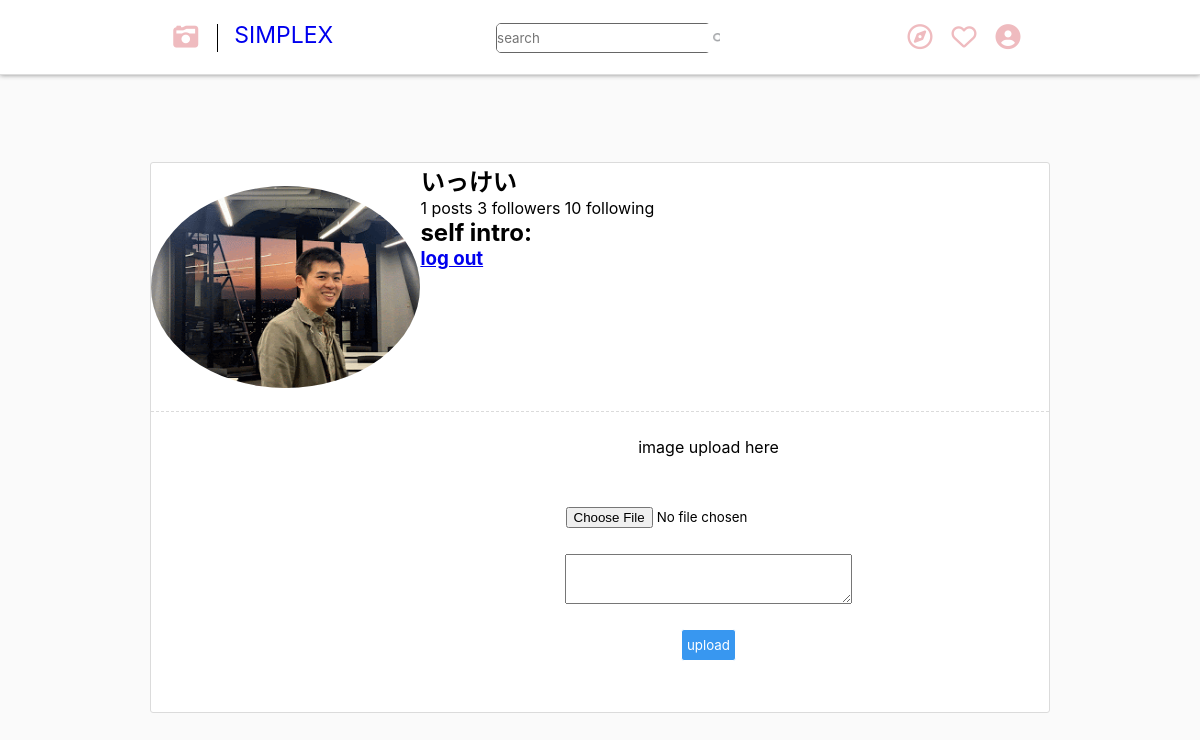
Page /user.php?uid=12 (signed in) on the committed database.
### tables this page shows
CREATE TABLE IF NOT EXISTS `users` (
  `uid` int NOT NULL AUTO_INCREMENT,
  `name` varchar(50) NOT NULL,
  `password` varchar(50) NOT NULL,
  `picture` varchar(255) NOT NULL DEFAULT '123.jpg',
  `self_intro` varchar(255) DEFAULT NULL,
  `add_time` timestamp NOT NULL DEFAULT CURRENT_TIMESTAMP,
  `update_time` timestamp NOT NULL DEFAULT CURRENT_TIMESTAMP ON UPDATE CURRENT_TIMESTAMP,
  PRIMARY KEY (`uid`)
);

### user.php (the view, shortened to what this page needs)
<?php require_once "./system/common_admin.php";?>
<?php
$whitelist = array("send", "text", "uid");
$request = whitelist($whitelist);
?>
<?php
try {
    $stmt = $db -> prepare("SELECT * FROM users WHERE uid= ?");
    $stmt -> execute([$request['uid']]);
    $row_user = $stmt -> fetch();
} catch (PDOException $e) {
    exit("ログイン処理に失敗しました");
}
$Rows_posts = $db->prepare("SELECT * FROM posts WHERE status = 1 AND uid = ? ORDER BY post_time DESC");
$Rows_posts->execute(array($request['uid']));
$rows_posts = $Rows_posts->fetchAll();
?>
<?php
  $stmt = $db -> prepare("SELECT COUNT(*) FROM followed WHERE uid= ?");
  $stmt -> execute([$request['uid']]);
  $followCount = $stmt -> fetchColumn();
  $stmt = $db -> prepare("SELECT COUNT(*) FROM followed WHERE followed_uid= ?");
  $stmt -> execute([$request['uid']]);
  $followByCount = $stmt -> fetchColumn();
?>
<!DOCTYPE html>
<html lang="en">
<head>
  <link rel="stylesheet" href="css/commen.css" />
  <link rel="stylesheet" href="css/user.css" />
</head>
<body>
  <div class="wrap">
    <nav>
    </nav>
    <main>
      <div class="mainbox flexbox">
        <div class="box">
          <section class="icon">
            <img src="./images/user/<?=$row_user['picture'];?>" alt="">
          </section>
          <section class="text flexbox">
            <h1><?=$row_user['name']; ?></h1>
            <ul>
              <li> <span><?=count($rows_posts);?> posts</span></li>
              <li> <span><?=$followByCount;?> followers</span></li>
              <li> <span><?=$followCount;?> following</span></li>
            </ul>
            <h2>self intro:<?=$row_user['self_intro']; ?></h2>
            <h3>
            <?php if($_GET['uid'] == $_SESSION['user_id']): ?>
              <a href="login.php">log out</a>
              <?php endif ;?>
            </h3>
          </section>
          <section class="upload flexbox">
            <?php if($_GET['uid'] == $_SESSION['user_id']): ?>
            <div class="pre_box">
            </div>
            <form class="up" action="" method="post" enctype="multipart/form-data">
              <label for="image">image upload here</label>
              <input type="file" name="image" id="image" onchange="imgPreview(this);preview.style.opacity = 1;">
              <textarea name="text" id="text" cols="30" rows="10"></textarea>
              <button type="submit" name="send" value="1">upload</button>
            </form>
  <?php endif ;?>
          </section>
        </div>
      </div>
    </main>
  </div>
</body>
</html>

### css/commen.css (style rules this page uses)
* { box-sizing: border-box; margin: 0; padding: 0; font-family: -apple-system,BlinkMacSystemFont,"Segoe UI",Roboto,Helvetica,Arial,sans-serif; }
body { min-height: 100vh; }
div.wrap { margin: 0 auto; min-height: 100vh; background-color: #fafafa; }
nav { background-color: #fff; display: block; position: sticky; top: 0; height: 75px; border-bottom: #ddd 1px solid; box-shadow: 0 0 5px #888; z-index: 10000; }
nav .nav_box { max-width: 90%; margin: 0 auto; }
nav div.nav_container { margin: 0 auto; max-width: 860px; display: flex; flex-direction: row; align-items: center; justify-content: space-around; height: 75px; }
nav div.logo_container { flex-grow: 1; display: flex; flex-direction: row; }
nav div.logo_container a { text-decoration: none; flex-grow: 1; display: flex; flex-flow: row nowrap; align-items: center; }
nav div.logo_container div.logo_icon { display: inline; vertical-align: bottom; }
.logo_text { transform: translateY(-3px); line-height: 28px; font-size: 23px; }
nav div div.search_container { max-width: 215px; }
nav div div.search_container form { border: 1px solid #666; border-radius: 5px; display: flex; flex-flow: row; align-items: center; }
.search { max-width: 215px; height: 28px; border: none; border-radius: 4px 0 0 4px; }
.search_button { background: url(../images/bind.png) -386px -337px; border: 0; height: 10px; width: 14px; }
nav div div.top_right_container { flex-grow: 1; display: flex; flex-flow: row; justify-content: flex-end; }
.topRightBtnHolder { width: 156px; padding-left: 24px; display: flex; flex-direction: row; justify-content: space-around; }
.flexbox { display: flex; flex-flow: row nowrap; align-items: center; justify-content: space-evenly; }
.wrap i { font-size: 25px; color: rgb(239, 187, 191); }

### css/user.css (style rules this page uses)
main .mainbox { min-height: calc(100vh - 75px) ; }
.box { height: 90%; width: 90%; max-height: 600px; max-width: 900px; min-height: 300px; min-width: 360px; margin: auto auto; background-color: white; border: 1px solid #dbdbdb; border-radius: 3px; font-family: sans-serif; font-size: 16px; }
.box .icon { height: 30%; width: 30%; margin: 2.5% 0; float: left; position: relative; display: flex; align-content: center; justify-content: center; }
.box .icon img { border-radius: 50%; display: block; margin: auto; max-width: 100%; max-height: 100%; left: 0; right: 0; top: 0; bottom: 0; }
.box .text { height: 30%; width: 65%; margin: auto; float: left; flex-direction: column; align-items: flex-start; }
.box .text ul { list-style-type: none; }
.box .text ul li { display: inline; }
.box .text h2 { min-height: 40%; }
.box .upload { height: 60%; width: 100%; clear: both; align-items: stretch; justify-content: space-evenly; border-top: 1px dashed #dbdbdb; }
form.up { display: flex; flex-flow: column nowrap; align-items: center; justify-content: space-evenly; min-height: 300px; }
form.up * { text-align: center; }
#text { height: 50px; min-width: 200px; width: auto; text-align: left; }
button { height: 32px; padding: 3px 5px; border: 1px solid white; border-radius: 3px; background-color: rgb(56, 151, 240); color: white; }

### rows in the picture
users: picture (picture), name "いっけい"

### other values in the picture
count($rows_posts) "1"
$followByCount "3"
$followCount "10"
